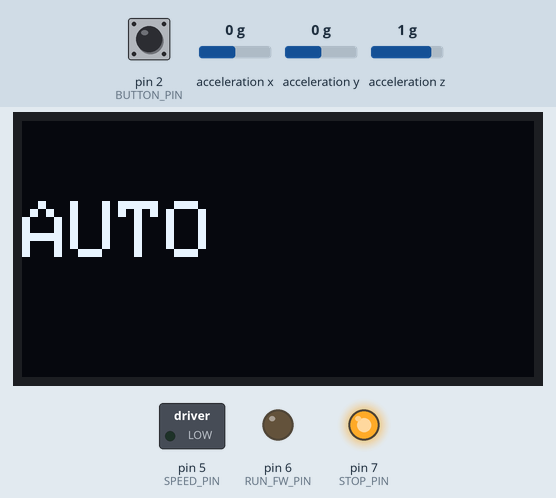
This sketch was run on a simulated Arduino Uno, built with avr-gcc and run on an emulated ATmega328P. Parts: 128×64 one-colour display, switched loads named in the sketch (green lamp = pin HIGH), output pins drawn as LEDs (lit = HIGH). Inputs (shaded band) come from the test bench; at power-on: acceleration y 0 g, acceleration z 1 g, acceleration x 0 g, pin 2 (BUTTON_PIN) HIGH. What the sketch prints to the serial monitor is not drawn.

Above: at 1.2 s.
1.3 s: acceleration y set to -1.4 g
At 1.45 s:
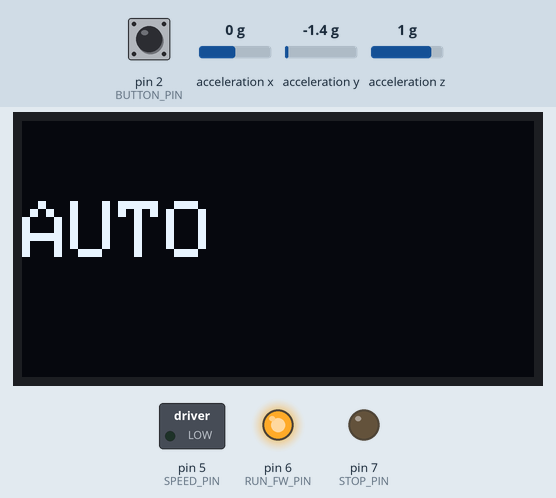
3.7 s: acceleration z set to 0.8 g
At 4.1 s:
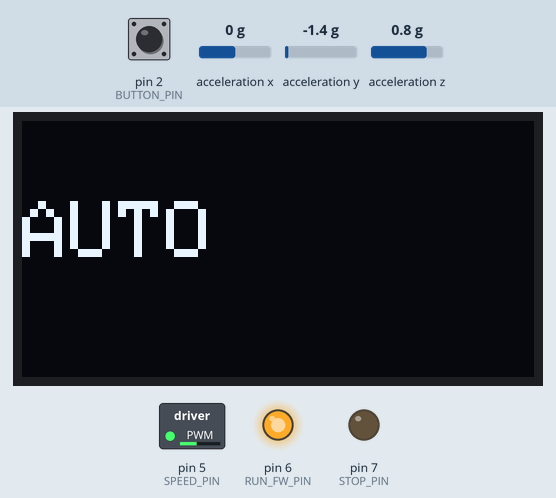
6.7 s: acceleration z set to 0.6 g
9.7 s: acceleration z set to 0 g
At 10.5 s:
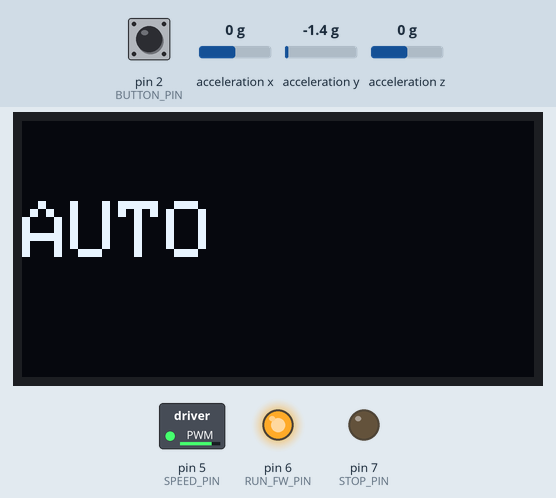
12.8 s: acceleration x set to -0.8 g
At 13.2 s:
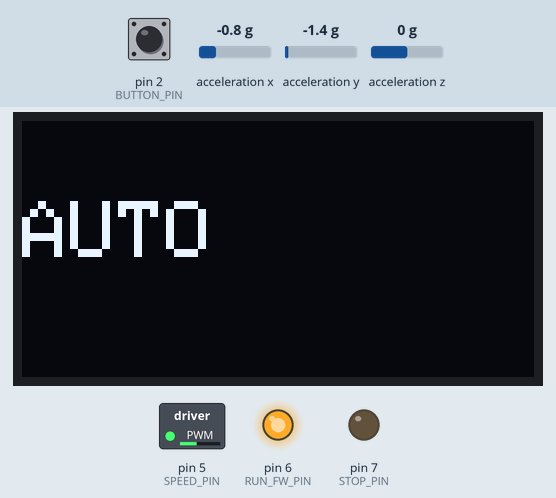
Timing chart, 0 to 15.8 s (numbered marks = the images above; inputs shaded):
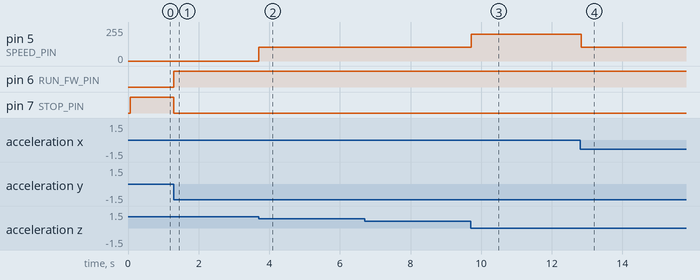

The sketch:

motor.ino
```cpp
#include "Arduino.h"
#include "Wire.h"
#include <Adafruit_SSD1306.h>
#include <Adafruit_MMA8451.h>
#include <Adafruit_Sensor.h>

// **OLED Display**
#define OLED_SCREEN_WIDTH 128
#define OLED_SCREEN_HEIGHT 64
#define OLED_RESET -1
#define BUTTON_PIN 2

Adafruit_SSD1306 oled(OLED_SCREEN_WIDTH, OLED_SCREEN_HEIGHT, &Wire, OLED_RESET);

// **MODE Stwiching**
bool autoMode = true;
unsigned long lastPressTime = 0;
const unsigned long DEBOUNCE_TIME = 50;
const unsigned long DOUBLE_PRESS_INTERVAL = 500;
const unsigned long SHORT_PRESS_TIME = 300;
int lastButtonState = HIGH;
int pressCount = 0;

// **Press time detection**
unsigned long pressStartTime = 0;
const unsigned long PRESS_HOLD_TIME = 500; // 0.5s press time

// **Motor Driver PIN**
#define RUN_FW_PIN 6    // 6
#define STOP_PIN 7      // 8
#define SPEED_PIN 5     // 9

#define PWM_FREQUENCY 2000
#define PWM_MIN 10     // at 30°
#define PWM_MAX 200        // at 90°

// **Accelerometer**
Adafruit_MMA8451 mma;
bool tiltingUp = false;
unsigned long lastUpdate = 0;
unsigned long lastSerialUpdate = 0;

float prevRoll = 0;
const float ANGLE_THRESHOLD = 2.0;
const float TILT_THRESHOLD = -10.0;
const unsigned long SERIAL_UPDATE_INTERVAL = 500;

// **OLED MODE Display**
void oled_displayMode(Adafruit_SSD1306 *display, bool mode) {
    display->clearDisplay();
    display->setTextSize(2);
    display->setTextColor(WHITE);
    display->setCursor(0, 20);
    display->println(mode ? "AUTO" : "MANUAL");
    display->display();
    Serial.println(mode ? "AUTO mode displayed" : "MANUAL mode displayed");
}

// **Compute PWM Speed**
int calculatePWM(float roll) {
    static int lastPWM = PWM_MIN;
    float startSlope = -30.0;
    float maxSlope = -90.0;

    if (roll > startSlope) return PWM_MIN;
    if (roll < maxSlope) roll = maxSlope;

    float scale = (roll - startSlope) / (maxSlope - startSlope);
    int targetPWM = PWM_MIN + scale * (PWM_MAX - PWM_MIN);

    if (targetPWM > lastPWM) {
        lastPWM += 5;
    } else if (targetPWM < lastPWM) {
        lastPWM -= 5;
    }

    lastPWM = constrain(lastPWM, PWM_MIN, PWM_MAX);
    return lastPWM;
}

void setup() {
    Serial.begin(115200);
    oled.begin(SSD1306_SWITCHCAPVCC, 0x3C);
    pinMode(BUTTON_PIN, INPUT_PULLUP);
    oled_displayMode(&oled, autoMode);

    if (!mma.begin(0x1C) && !mma.begin(0x1D)) {
        Serial.println("MMA8451 not found! Check wiring.");
        while (1);
    }
    mma.setRange(MMA8451_RANGE_2_G);

    pinMode(RUN_FW_PIN, OUTPUT);
    pinMode(STOP_PIN, OUTPUT);
    pinMode(SPEED_PIN, OUTPUT);

    digitalWrite(RUN_FW_PIN, LOW);
    digitalWrite(STOP_PIN, HIGH);
}

void loop() {
    unsigned long currentTime = millis();
    int buttonState = digitalRead(BUTTON_PIN);

    // **Switching Mode by Button**
    if (buttonState != lastButtonState) {
        if (buttonState == LOW && (currentTime - lastPressTime > DEBOUNCE_TIME)) {
            pressCount++;
            Serial.print("Button pressed. Count: ");
            Serial.println(pressCount);
            lastPressTime = currentTime;
        }
    }
    lastButtonState = buttonState;

    if (pressCount >= 2 && (currentTime - lastPressTime < DOUBLE_PRESS_INTERVAL) && (currentTime - lastPressTime < SHORT_PRESS_TIME)) {
        autoMode = !autoMode;
        oled_displayMode(&oled, autoMode);
        Serial.println(autoMode ? "Switched to AUTO mode" : "Switched to MANUAL mode");
        pressCount = 0;
    }

    if (currentTime - lastPressTime >= DOUBLE_PRESS_INTERVAL) {
        pressCount = 0;
    }

    // **Read Accelerometer Data**
    sensors_event_t event;
    mma.getEvent(&event);

    float ax = event.acceleration.x;
    float ay = event.acceleration.y;
    float az = event.acceleration.z;
    float roll = atan2f(ay, sqrtf(ax * ax + az * az)) * 180.0 / PI;

    if (fabs(roll - prevRoll) > ANGLE_THRESHOLD) {
        prevRoll = roll;
    }

    if (millis() - lastSerialUpdate >= SERIAL_UPDATE_INTERVAL) {
        lastSerialUpdate = millis();
        Serial.print(autoMode ? "[AUTO] " : "[MANUAL] ");
        Serial.print("Angle: ");
        Serial.print(prevRoll);
        Serial.println("°");
    }

    if (autoMode) {
        // **AUTO Mode**
        if (prevRoll < -30) {
            tiltingUp = true;
        } else {
            tiltingUp = false;
        }

        if (tiltingUp) {
            digitalWrite(RUN_FW_PIN, HIGH);
            digitalWrite(STOP_PIN, LOW);
            int pwmValue = calculatePWM(prevRoll);
            analogWrite(SPEED_PIN, pwmValue);
            Serial.print("PWM Speed: ");
            Serial.println(pwmValue);
        } else {
            digitalWrite(RUN_FW_PIN, LOW);
            digitalWrite(STOP_PIN, HIGH);
            analogWrite(SPEED_PIN, 0);
        }
    } else {
        // **MANUAL Mode**
        if (buttonState == LOW) {
            if (pressStartTime == 0) {
                pressStartTime = millis();  // record press time
            }
            if (millis() - pressStartTime >= PRESS_HOLD_TIME) {  // make sure to press and hold the button more than 0.5s
                digitalWrite(RUN_FW_PIN, HIGH);
                digitalWrite(STOP_PIN, LOW);
                int manualPWM = calculatePWM(-30);
                analogWrite(SPEED_PIN, manualPWM);
                Serial.print("MANUAL MODE - Motor ON - Speed: ");
                Serial.println(manualPWM);
            }
        } else {
            pressStartTime = 0;  // reset time count when release the button
            digitalWrite(RUN_FW_PIN, LOW);
            digitalWrite(STOP_PIN, HIGH);
            analogWrite(SPEED_PIN, 0);
        }
    }
}
```

Measured:
- after the input at 1.3 s, pin 6 (RUN_FW_PIN): LOW → HIGH at once; pin 7 (STOP_PIN): HIGH → LOW at once
- after the input at 3.7 s, pin 5 (SPEED_PIN): 0/255 → 105/255 at once
- after the input at 9.7 s, pin 5 (SPEED_PIN): 105/255 → 200/255 at once
- after the input at 12.8 s, pin 5 (SPEED_PIN): 200/255 → 105/255 at once
